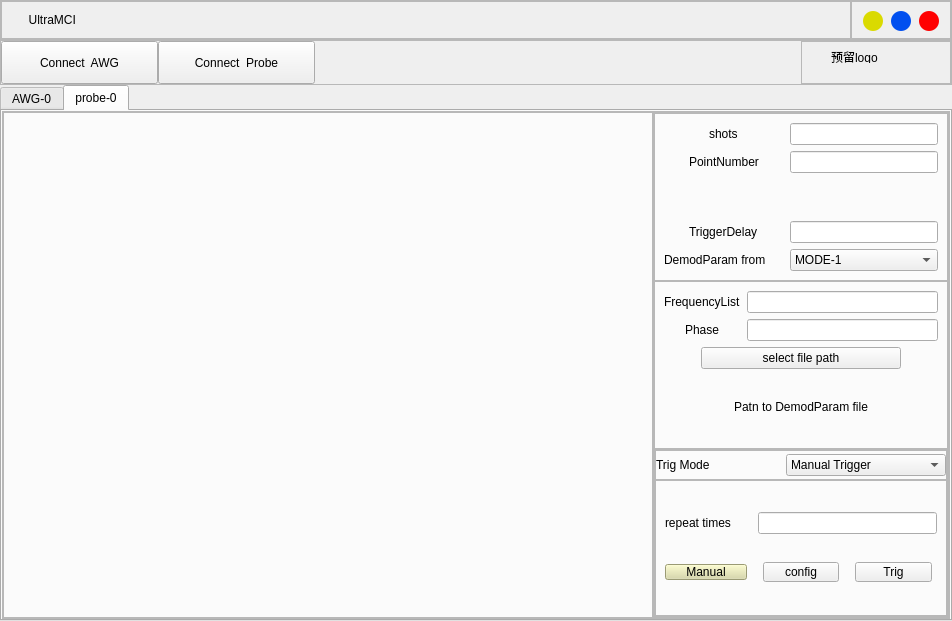
<?xml version="1.0" encoding="UTF-8"?>
<ui version="4.0">
 <class>Form</class>
 <widget class="QWidget" name="Form">
  <property name="geometry">
   <rect>
    <x>0</x>
    <y>0</y>
    <width>952</width>
    <height>621</height>
   </rect>
  </property>
  <property name="windowTitle">
   <string>Form</string>
  </property>
  <layout class="QVBoxLayout" name="verticalLayout">
   <property name="spacing">
    <number>0</number>
   </property>
   <property name="leftMargin">
    <number>0</number>
   </property>
   <property name="topMargin">
    <number>0</number>
   </property>
   <property name="rightMargin">
    <number>0</number>
   </property>
   <property name="bottomMargin">
    <number>0</number>
   </property>
   <item>
    <widget class="QFrame" name="frame">
     <property name="maximumSize">
      <size>
       <width>16777215</width>
       <height>40</height>
      </size>
     </property>
     <property name="styleSheet">
      <string notr="true"/>
     </property>
     <property name="frameShape">
      <enum>QFrame::StyledPanel</enum>
     </property>
     <property name="frameShadow">
      <enum>QFrame::Raised</enum>
     </property>
     <layout class="QHBoxLayout" name="horizontalLayout">
      <property name="spacing">
       <number>0</number>
      </property>
      <property name="leftMargin">
       <number>0</number>
      </property>
      <property name="topMargin">
       <number>0</number>
      </property>
      <property name="rightMargin">
       <number>0</number>
      </property>
      <property name="bottomMargin">
       <number>0</number>
      </property>
      <item>
       <widget class="QFrame" name="frame_5">
        <property name="frameShape">
         <enum>QFrame::StyledPanel</enum>
        </property>
        <property name="frameShadow">
         <enum>QFrame::Raised</enum>
        </property>
        <layout class="QVBoxLayout" name="verticalLayout_2">
         <property name="spacing">
          <number>0</number>
         </property>
         <property name="leftMargin">
          <number>0</number>
         </property>
         <property name="topMargin">
          <number>0</number>
         </property>
         <property name="rightMargin">
          <number>0</number>
         </property>
         <property name="bottomMargin">
          <number>0</number>
         </property>
         <item>
          <widget class="QLabel" name="label">
           <property name="styleSheet">
            <string notr="true">font: 25 14pt &quot;Bahnschrift Light&quot;;</string>
           </property>
           <property name="text">
            <string>        UltraMCI</string>
           </property>
          </widget>
         </item>
        </layout>
       </widget>
      </item>
      <item>
       <widget class="QFrame" name="frame_6">
        <property name="maximumSize">
         <size>
          <width>100</width>
          <height>16777215</height>
         </size>
        </property>
        <property name="frameShape">
         <enum>QFrame::StyledPanel</enum>
        </property>
        <property name="frameShadow">
         <enum>QFrame::Raised</enum>
        </property>
        <layout class="QHBoxLayout" name="horizontalLayout_2">
         <item>
          <widget class="QPushButton" name="btn_min">
           <property name="minimumSize">
            <size>
             <width>20</width>
             <height>20</height>
            </size>
           </property>
           <property name="maximumSize">
            <size>
             <width>20</width>
             <height>20</height>
            </size>
           </property>
           <property name="toolTip">
            <string>min</string>
           </property>
           <property name="styleSheet">
            <string notr="true">boder:none;
background-color: rgb(218, 218, 0);
border-radius:10px;</string>
           </property>
           <property name="text">
            <string/>
           </property>
          </widget>
         </item>
         <item>
          <widget class="QPushButton" name="btn_max">
           <property name="minimumSize">
            <size>
             <width>20</width>
             <height>20</height>
            </size>
           </property>
           <property name="maximumSize">
            <size>
             <width>20</width>
             <height>20</height>
            </size>
           </property>
           <property name="toolTip">
            <string>max</string>
           </property>
           <property name="styleSheet">
            <string notr="true">boder:none;
border-radius:10px;
background-color: rgb(0, 79, 239);</string>
           </property>
           <property name="text">
            <string/>
           </property>
          </widget>
         </item>
         <item>
          <widget class="QPushButton" name="btn_close">
           <property name="minimumSize">
            <size>
             <width>20</width>
             <height>20</height>
            </size>
           </property>
           <property name="maximumSize">
            <size>
             <width>20</width>
             <height>20</height>
            </size>
           </property>
           <property name="toolTip">
            <string>close</string>
           </property>
           <property name="styleSheet">
            <string notr="true">border:none;
border-radius:10px;
background-color: rgb(255, 0, 0);</string>
           </property>
           <property name="text">
            <string/>
           </property>
          </widget>
         </item>
        </layout>
       </widget>
      </item>
     </layout>
    </widget>
   </item>
   <item>
    <widget class="QFrame" name="frame_3">
     <property name="sizePolicy">
      <sizepolicy hsizetype="Expanding" vsizetype="Expanding">
       <horstretch>0</horstretch>
       <verstretch>0</verstretch>
      </sizepolicy>
     </property>
     <property name="minimumSize">
      <size>
       <width>0</width>
       <height>40</height>
      </size>
     </property>
     <property name="maximumSize">
      <size>
       <width>16777215</width>
       <height>45</height>
      </size>
     </property>
     <property name="styleSheet">
      <string notr="true"/>
     </property>
     <property name="frameShape">
      <enum>QFrame::StyledPanel</enum>
     </property>
     <property name="frameShadow">
      <enum>QFrame::Raised</enum>
     </property>
     <layout class="QHBoxLayout" name="horizontalLayout_6">
      <property name="spacing">
       <number>0</number>
      </property>
      <property name="leftMargin">
       <number>0</number>
      </property>
      <property name="topMargin">
       <number>0</number>
      </property>
      <property name="rightMargin">
       <number>0</number>
      </property>
      <property name="bottomMargin">
       <number>0</number>
      </property>
      <item>
       <widget class="QPushButton" name="Connect_AWG">
        <property name="sizePolicy">
         <sizepolicy hsizetype="Minimum" vsizetype="Expanding">
          <horstretch>0</horstretch>
          <verstretch>0</verstretch>
         </sizepolicy>
        </property>
        <property name="minimumSize">
         <size>
          <width>157</width>
          <height>0</height>
         </size>
        </property>
        <property name="styleSheet">
         <string notr="true">
font: 12pt &quot;Arial&quot;;</string>
        </property>
        <property name="text">
         <string>Connect  AWG</string>
        </property>
       </widget>
      </item>
      <item>
       <widget class="QPushButton" name="Connect_Probe_2">
        <property name="sizePolicy">
         <sizepolicy hsizetype="Minimum" vsizetype="Expanding">
          <horstretch>0</horstretch>
          <verstretch>0</verstretch>
         </sizepolicy>
        </property>
        <property name="minimumSize">
         <size>
          <width>157</width>
          <height>0</height>
         </size>
        </property>
        <property name="styleSheet">
         <string notr="true">
font: 12pt &quot;Arial&quot;;</string>
        </property>
        <property name="text">
         <string>Connect  Probe</string>
        </property>
       </widget>
      </item>
      <item>
       <spacer name="horizontalSpacer_2">
        <property name="orientation">
         <enum>Qt::Horizontal</enum>
        </property>
        <property name="sizeHint" stdset="0">
         <size>
          <width>40</width>
          <height>20</height>
         </size>
        </property>
       </spacer>
      </item>
      <item>
       <widget class="QFrame" name="frame_25">
        <property name="minimumSize">
         <size>
          <width>150</width>
          <height>0</height>
         </size>
        </property>
        <property name="frameShape">
         <enum>QFrame::StyledPanel</enum>
        </property>
        <property name="frameShadow">
         <enum>QFrame::Raised</enum>
        </property>
        <widget class="QLabel" name="label_15">
         <property name="geometry">
          <rect>
           <x>30</x>
           <y>10</y>
           <width>54</width>
           <height>12</height>
          </rect>
         </property>
         <property name="text">
          <string>预留logo</string>
         </property>
        </widget>
       </widget>
      </item>
     </layout>
    </widget>
   </item>
   <item>
    <widget class="QTabWidget" name="tab">
     <property name="styleSheet">
      <string notr="true">QTabBar::tab{width:150px;}
QTabBar::tab{height:35px;}
border-radius:10px;
font: 12pt &quot;Arial&quot;;</string>
     </property>
     <property name="currentIndex">
      <number>1</number>
     </property>
     <property name="iconSize">
      <size>
       <width>16</width>
       <height>16</height>
      </size>
     </property>
     <property name="elideMode">
      <enum>Qt::ElideLeft</enum>
     </property>
     <widget class="QWidget" name="tab_3">
      <attribute name="title">
       <string>AWG-0</string>
      </attribute>
      <layout class="QGridLayout" name="gridLayout_8">
       <property name="leftMargin">
        <number>0</number>
       </property>
       <property name="topMargin">
        <number>0</number>
       </property>
       <property name="rightMargin">
        <number>0</number>
       </property>
       <property name="bottomMargin">
        <number>0</number>
       </property>
       <property name="horizontalSpacing">
        <number>0</number>
       </property>
       <item row="0" column="0">
        <widget class="QFrame" name="frame_19">
         <property name="sizePolicy">
          <sizepolicy hsizetype="Expanding" vsizetype="Expanding">
           <horstretch>0</horstretch>
           <verstretch>0</verstretch>
          </sizepolicy>
         </property>
         <property name="minimumSize">
          <size>
           <width>946</width>
           <height>500</height>
          </size>
         </property>
         <property name="styleSheet">
          <string notr="true"/>
         </property>
         <property name="frameShape">
          <enum>QFrame::StyledPanel</enum>
         </property>
         <property name="frameShadow">
          <enum>QFrame::Raised</enum>
         </property>
         <layout class="QHBoxLayout" name="horizontalLayout_17">
          <property name="spacing">
           <number>0</number>
          </property>
          <property name="leftMargin">
           <number>0</number>
          </property>
          <property name="topMargin">
           <number>0</number>
          </property>
          <property name="rightMargin">
           <number>0</number>
          </property>
          <property name="bottomMargin">
           <number>0</number>
          </property>
          <item>
           <widget class="QFrame" name="frame_20">
            <property name="minimumSize">
             <size>
              <width>600</width>
              <height>0</height>
             </size>
            </property>
            <property name="frameShape">
             <enum>QFrame::StyledPanel</enum>
            </property>
            <property name="frameShadow">
             <enum>QFrame::Raised</enum>
            </property>
            <layout class="QHBoxLayout" name="horizontalLayout_18">
             <property name="spacing">
              <number>0</number>
             </property>
             <property name="leftMargin">
              <number>0</number>
             </property>
             <property name="topMargin">
              <number>0</number>
             </property>
             <property name="rightMargin">
              <number>0</number>
             </property>
             <property name="bottomMargin">
              <number>0</number>
             </property>
             <item>
              <widget class="QScrollArea" name="scrollArea_2">
               <property name="minimumSize">
                <size>
                 <width>650</width>
                 <height>0</height>
                </size>
               </property>
               <property name="widgetResizable">
                <bool>true</bool>
               </property>
               <widget class="QWidget" name="scrollAreaWidgetContents_2">
                <property name="geometry">
                 <rect>
                  <x>0</x>
                  <y>0</y>
                  <width>648</width>
                  <height>495</height>
                 </rect>
                </property>
               </widget>
              </widget>
             </item>
            </layout>
           </widget>
          </item>
          <item>
           <widget class="QFrame" name="frame_34">
            <property name="sizePolicy">
             <sizepolicy hsizetype="Expanding" vsizetype="Expanding">
              <horstretch>0</horstretch>
              <verstretch>0</verstretch>
             </sizepolicy>
            </property>
            <property name="minimumSize">
             <size>
              <width>232</width>
              <height>0</height>
             </size>
            </property>
            <property name="frameShape">
             <enum>QFrame::StyledPanel</enum>
            </property>
            <property name="frameShadow">
             <enum>QFrame::Raised</enum>
            </property>
            <layout class="QVBoxLayout" name="verticalLayout_7">
             <property name="spacing">
              <number>0</number>
             </property>
             <property name="leftMargin">
              <number>0</number>
             </property>
             <property name="topMargin">
              <number>0</number>
             </property>
             <property name="rightMargin">
              <number>0</number>
             </property>
             <property name="bottomMargin">
              <number>2</number>
             </property>
             <item>
              <widget class="QFrame" name="frame_35">
               <property name="minimumSize">
                <size>
                 <width>0</width>
                 <height>0</height>
                </size>
               </property>
               <property name="styleSheet">
                <string notr="true"/>
               </property>
               <property name="frameShape">
                <enum>QFrame::StyledPanel</enum>
               </property>
               <property name="frameShadow">
                <enum>QFrame::Raised</enum>
               </property>
               <layout class="QGridLayout" name="gridLayout_9">
                <property name="leftMargin">
                 <number>0</number>
                </property>
                <property name="topMargin">
                 <number>0</number>
                </property>
                <property name="rightMargin">
                 <number>0</number>
                </property>
                <property name="bottomMargin">
                 <number>0</number>
                </property>
                <property name="spacing">
                 <number>0</number>
                </property>
                <item row="0" column="0">
                 <widget class="QTextEdit" name="textEdit"/>
                </item>
               </layout>
              </widget>
             </item>
             <item>
              <widget class="QFrame" name="frame_36">
               <property name="sizePolicy">
                <sizepolicy hsizetype="Expanding" vsizetype="Minimum">
                 <horstretch>0</horstretch>
                 <verstretch>0</verstretch>
                </sizepolicy>
               </property>
               <property name="minimumSize">
                <size>
                 <width>200</width>
                 <height>129</height>
                </size>
               </property>
               <property name="maximumSize">
                <size>
                 <width>16777215</width>
                 <height>129</height>
                </size>
               </property>
               <property name="frameShape">
                <enum>QFrame::StyledPanel</enum>
               </property>
               <property name="frameShadow">
                <enum>QFrame::Raised</enum>
               </property>
               <layout class="QVBoxLayout" name="verticalLayout_8">
                <property name="spacing">
                 <number>0</number>
                </property>
                <property name="leftMargin">
                 <number>0</number>
                </property>
                <property name="topMargin">
                 <number>0</number>
                </property>
                <property name="rightMargin">
                 <number>0</number>
                </property>
                <property name="bottomMargin">
                 <number>0</number>
                </property>
                <item>
                 <widget class="QFrame" name="frame_37">
                  <property name="sizePolicy">
                   <sizepolicy hsizetype="Expanding" vsizetype="Preferred">
                    <horstretch>0</horstretch>
                    <verstretch>0</verstretch>
                   </sizepolicy>
                  </property>
                  <property name="minimumSize">
                   <size>
                    <width>0</width>
                    <height>30</height>
                   </size>
                  </property>
                  <property name="maximumSize">
                   <size>
                    <width>16777215</width>
                    <height>30</height>
                   </size>
                  </property>
                  <property name="frameShape">
                   <enum>QFrame::StyledPanel</enum>
                  </property>
                  <property name="frameShadow">
                   <enum>QFrame::Raised</enum>
                  </property>
                  <layout class="QHBoxLayout" name="horizontalLayout_27">
                   <property name="spacing">
                    <number>0</number>
                   </property>
                   <property name="leftMargin">
                    <number>0</number>
                   </property>
                   <property name="topMargin">
                    <number>0</number>
                   </property>
                   <property name="rightMargin">
                    <number>0</number>
                   </property>
                   <property name="bottomMargin">
                    <number>0</number>
                   </property>
                   <item alignment="Qt::AlignHCenter">
                    <widget class="QLabel" name="label_12">
                     <property name="text">
                      <string>Trig Mode</string>
                     </property>
                    </widget>
                   </item>
                   <item>
                    <widget class="QComboBox" name="comboBox_2">
                     <property name="minimumSize">
                      <size>
                       <width>160</width>
                       <height>0</height>
                      </size>
                     </property>
                     <item>
                      <property name="text">
                       <string>Manual Trigger</string>
                      </property>
                     </item>
                     <item>
                      <property name="text">
                       <string>Internl Trigger</string>
                      </property>
                     </item>
                     <item>
                      <property name="text">
                       <string>Externl Trigger</string>
                      </property>
                     </item>
                    </widget>
                   </item>
                  </layout>
                 </widget>
                </item>
                <item>
                 <widget class="QFrame" name="frame_38">
                  <property name="sizePolicy">
                   <sizepolicy hsizetype="Expanding" vsizetype="Preferred">
                    <horstretch>0</horstretch>
                    <verstretch>0</verstretch>
                   </sizepolicy>
                  </property>
                  <property name="minimumSize">
                   <size>
                    <width>100</width>
                    <height>0</height>
                   </size>
                  </property>
                  <property name="frameShape">
                   <enum>QFrame::StyledPanel</enum>
                  </property>
                  <property name="frameShadow">
                   <enum>QFrame::Raised</enum>
                  </property>
                  <layout class="QGridLayout" name="gridLayout_3">
                   <property name="leftMargin">
                    <number>0</number>
                   </property>
                   <property name="topMargin">
                    <number>0</number>
                   </property>
                   <property name="rightMargin">
                    <number>0</number>
                   </property>
                   <property name="bottomMargin">
                    <number>0</number>
                   </property>
                   <property name="horizontalSpacing">
                    <number>0</number>
                   </property>
                   <item row="0" column="0">
                    <widget class="QLabel" name="label_13">
                     <property name="minimumSize">
                      <size>
                       <width>76</width>
                       <height>0</height>
                      </size>
                     </property>
                     <property name="styleSheet">
                      <string notr="true">font: 9pt &quot;Arial&quot;;</string>
                     </property>
                     <property name="text">
                      <string>repeat times</string>
                     </property>
                    </widget>
                   </item>
                   <item row="1" column="1">
                    <widget class="QPushButton" name="config_2">
                     <property name="minimumSize">
                      <size>
                       <width>0</width>
                       <height>20</height>
                      </size>
                     </property>
                     <property name="styleSheet">
                      <string notr="true">margin-left:5px;
margin-right:5px;</string>
                     </property>
                     <property name="text">
                      <string>config</string>
                     </property>
                    </widget>
                   </item>
                   <item row="1" column="2">
                    <widget class="QPushButton" name="Trig_2">
                     <property name="minimumSize">
                      <size>
                       <width>0</width>
                       <height>20</height>
                      </size>
                     </property>
                     <property name="styleSheet">
                      <string notr="true">margin-left:5px;
margin-right:5px;</string>
                     </property>
                     <property name="text">
                      <string>Trig</string>
                     </property>
                    </widget>
                   </item>
                   <item row="1" column="0">
                    <widget class="QPushButton" name="Manual_2">
                     <property name="minimumSize">
                      <size>
                       <width>0</width>
                       <height>16</height>
                      </size>
                     </property>
                     <property name="styleSheet">
                      <string notr="true">background-color: rgb(216, 216, 162);
margin-right:5px;
margin-left:5px;</string>
                     </property>
                     <property name="text">
                      <string>Manual</string>
                     </property>
                    </widget>
                   </item>
                   <item row="0" column="1" colspan="2">
                    <widget class="QLineEdit" name="lineEdit_2"/>
                   </item>
                  </layout>
                 </widget>
                </item>
               </layout>
              </widget>
             </item>
            </layout>
           </widget>
          </item>
         </layout>
        </widget>
       </item>
      </layout>
     </widget>
     <widget class="QWidget" name="tab_2">
      <attribute name="title">
       <string>probe-0</string>
      </attribute>
      <layout class="QFormLayout" name="formLayout_2">
       <property name="horizontalSpacing">
        <number>0</number>
       </property>
       <property name="verticalSpacing">
        <number>0</number>
       </property>
       <property name="leftMargin">
        <number>0</number>
       </property>
       <property name="topMargin">
        <number>0</number>
       </property>
       <property name="rightMargin">
        <number>0</number>
       </property>
       <property name="bottomMargin">
        <number>0</number>
       </property>
       <item row="0" column="0" colspan="2">
        <widget class="QFrame" name="frame_39">
         <property name="sizePolicy">
          <sizepolicy hsizetype="Expanding" vsizetype="Expanding">
           <horstretch>0</horstretch>
           <verstretch>0</verstretch>
          </sizepolicy>
         </property>
         <property name="minimumSize">
          <size>
           <width>946</width>
           <height>500</height>
          </size>
         </property>
         <property name="frameShape">
          <enum>QFrame::StyledPanel</enum>
         </property>
         <property name="frameShadow">
          <enum>QFrame::Raised</enum>
         </property>
         <layout class="QHBoxLayout" name="horizontalLayout_28">
          <property name="spacing">
           <number>0</number>
          </property>
          <property name="leftMargin">
           <number>0</number>
          </property>
          <property name="topMargin">
           <number>0</number>
          </property>
          <property name="rightMargin">
           <number>0</number>
          </property>
          <property name="bottomMargin">
           <number>0</number>
          </property>
          <item>
           <widget class="QFrame" name="frame_40">
            <property name="minimumSize">
             <size>
              <width>650</width>
              <height>0</height>
             </size>
            </property>
            <property name="frameShape">
             <enum>QFrame::StyledPanel</enum>
            </property>
            <property name="frameShadow">
             <enum>QFrame::Raised</enum>
            </property>
            <layout class="QGridLayout" name="gridLayout_4">
             <item row="2" column="2">
              <widget class="QWidget" name="page10" native="true"/>
             </item>
             <item row="0" column="1">
              <widget class="QWidget" name="page1" native="true">
               <property name="minimumSize">
                <size>
                 <width>120</width>
                 <height>0</height>
                </size>
               </property>
              </widget>
             </item>
             <item row="0" column="2">
              <widget class="QWidget" name="page2" native="true">
               <property name="minimumSize">
                <size>
                 <width>120</width>
                 <height>0</height>
                </size>
               </property>
              </widget>
             </item>
             <item row="2" column="1">
              <widget class="QWidget" name="page9" native="true"/>
             </item>
             <item row="0" column="0">
              <widget class="QWidget" name="page0" native="true">
               <property name="minimumSize">
                <size>
                 <width>120</width>
                 <height>0</height>
                </size>
               </property>
              </widget>
             </item>
             <item row="1" column="0">
              <widget class="QWidget" name="page2_2" native="true"/>
             </item>
             <item row="1" column="1">
              <widget class="QWidget" name="page6" native="true"/>
             </item>
             <item row="1" column="3">
              <widget class="QWidget" name="page7" native="true"/>
             </item>
             <item row="2" column="3">
              <widget class="QWidget" name="page11" native="true"/>
             </item>
             <item row="2" column="0">
              <widget class="QWidget" name="page8" native="true"/>
             </item>
             <item row="1" column="2">
              <widget class="QWidget" name="page6_2" native="true"/>
             </item>
            </layout>
           </widget>
          </item>
          <item>
           <widget class="QFrame" name="frame_41">
            <property name="minimumSize">
             <size>
              <width>288</width>
              <height>0</height>
             </size>
            </property>
            <property name="frameShape">
             <enum>QFrame::StyledPanel</enum>
            </property>
            <property name="frameShadow">
             <enum>QFrame::Raised</enum>
            </property>
            <layout class="QVBoxLayout" name="verticalLayout_9">
             <property name="spacing">
              <number>0</number>
             </property>
             <property name="leftMargin">
              <number>0</number>
             </property>
             <property name="topMargin">
              <number>0</number>
             </property>
             <property name="rightMargin">
              <number>0</number>
             </property>
             <property name="bottomMargin">
              <number>0</number>
             </property>
             <item>
              <widget class="QFrame" name="frame_42">
               <property name="frameShape">
                <enum>QFrame::StyledPanel</enum>
               </property>
               <property name="frameShadow">
                <enum>QFrame::Raised</enum>
               </property>
               <layout class="QGridLayout" name="gridLayout_5">
                <item row="1" column="0" alignment="Qt::AlignHCenter">
                 <widget class="QLabel" name="label_4">
                  <property name="text">
                   <string>PointNumber</string>
                  </property>
                 </widget>
                </item>
                <item row="1" column="1">
                 <widget class="QLineEdit" name="PointNumber"/>
                </item>
                <item row="4" column="1">
                 <widget class="QComboBox" name="comboBox_3">
                  <item>
                   <property name="text">
                    <string>MODE-1</string>
                   </property>
                  </item>
                 </widget>
                </item>
                <item row="3" column="1">
                 <widget class="QLineEdit" name="teiggerdelay"/>
                </item>
                <item row="4" column="0">
                 <widget class="QLabel" name="label_5">
                  <property name="text">
                   <string>DemodParam from</string>
                  </property>
                 </widget>
                </item>
                <item row="0" column="0" alignment="Qt::AlignHCenter">
                 <widget class="QLabel" name="label_3">
                  <property name="text">
                   <string>shots</string>
                  </property>
                 </widget>
                </item>
                <item row="0" column="1">
                 <widget class="QLineEdit" name="shots"/>
                </item>
                <item row="3" column="0" alignment="Qt::AlignHCenter">
                 <widget class="QLabel" name="teigger">
                  <property name="text">
                   <string>TriggerDelay</string>
                  </property>
                 </widget>
                </item>
                <item row="2" column="0">
                 <widget class="QWidget" name="page3" native="true">
                  <property name="minimumSize">
                   <size>
                    <width>120</width>
                    <height>0</height>
                   </size>
                  </property>
                 </widget>
                </item>
               </layout>
              </widget>
             </item>
             <item>
              <widget class="QFrame" name="frame_43">
               <property name="frameShape">
                <enum>QFrame::StyledPanel</enum>
               </property>
               <property name="frameShadow">
                <enum>QFrame::Raised</enum>
               </property>
               <layout class="QGridLayout" name="gridLayout_6">
                <item row="1" column="0" alignment="Qt::AlignHCenter">
                 <widget class="QLabel" name="label_7">
                  <property name="text">
                   <string>Phase</string>
                  </property>
                 </widget>
                </item>
                <item row="0" column="0" alignment="Qt::AlignHCenter">
                 <widget class="QLabel" name="label_6">
                  <property name="text">
                   <string>FrequencyList</string>
                  </property>
                 </widget>
                </item>
                <item row="3" column="0" colspan="2" alignment="Qt::AlignHCenter">
                 <widget class="QLabel" name="label_8">
                  <property name="text">
                   <string>Patn to DemodParam file</string>
                  </property>
                 </widget>
                </item>
                <item row="0" column="1">
                 <widget class="QLineEdit" name="FrequencyList"/>
                </item>
                <item row="1" column="1">
                 <widget class="QLineEdit" name="Phase"/>
                </item>
                <item row="2" column="0" colspan="2" alignment="Qt::AlignHCenter">
                 <widget class="QPushButton" name="select_file_path">
                  <property name="minimumSize">
                   <size>
                    <width>200</width>
                    <height>0</height>
                   </size>
                  </property>
                  <property name="maximumSize">
                   <size>
                    <width>200</width>
                    <height>16777215</height>
                   </size>
                  </property>
                  <property name="text">
                   <string>select file path</string>
                  </property>
                 </widget>
                </item>
               </layout>
              </widget>
             </item>
             <item>
              <widget class="QFrame" name="frame_44">
               <property name="frameShape">
                <enum>QFrame::StyledPanel</enum>
               </property>
               <property name="frameShadow">
                <enum>QFrame::Raised</enum>
               </property>
               <layout class="QVBoxLayout" name="verticalLayout_10">
                <property name="spacing">
                 <number>0</number>
                </property>
                <property name="leftMargin">
                 <number>0</number>
                </property>
                <property name="topMargin">
                 <number>0</number>
                </property>
                <property name="rightMargin">
                 <number>0</number>
                </property>
                <property name="bottomMargin">
                 <number>0</number>
                </property>
                <item>
                 <widget class="QFrame" name="frame_45">
                  <property name="minimumSize">
                   <size>
                    <width>0</width>
                    <height>30</height>
                   </size>
                  </property>
                  <property name="maximumSize">
                   <size>
                    <width>16777215</width>
                    <height>30</height>
                   </size>
                  </property>
                  <property name="frameShape">
                   <enum>QFrame::StyledPanel</enum>
                  </property>
                  <property name="frameShadow">
                   <enum>QFrame::Raised</enum>
                  </property>
                  <layout class="QHBoxLayout" name="horizontalLayout_29">
                   <property name="leftMargin">
                    <number>0</number>
                   </property>
                   <property name="topMargin">
                    <number>0</number>
                   </property>
                   <property name="rightMargin">
                    <number>0</number>
                   </property>
                   <property name="bottomMargin">
                    <number>0</number>
                   </property>
                   <item>
                    <widget class="QLabel" name="label_9">
                     <property name="text">
                      <string>Trig Mode</string>
                     </property>
                    </widget>
                   </item>
                   <item>
                    <widget class="QComboBox" name="Trig_Mode">
                     <property name="minimumSize">
                      <size>
                       <width>160</width>
                       <height>0</height>
                      </size>
                     </property>
                     <item>
                      <property name="text">
                       <string>Manual Trigger</string>
                      </property>
                     </item>
                     <item>
                      <property name="text">
                       <string>Internl Trigger</string>
                      </property>
                     </item>
                     <item>
                      <property name="text">
                       <string>Externl Trigger</string>
                      </property>
                     </item>
                    </widget>
                   </item>
                  </layout>
                 </widget>
                </item>
                <item>
                 <widget class="QFrame" name="frame_46">
                  <property name="frameShape">
                   <enum>QFrame::StyledPanel</enum>
                  </property>
                  <property name="frameShadow">
                   <enum>QFrame::Raised</enum>
                  </property>
                  <layout class="QGridLayout" name="gridLayout">
                   <item row="0" column="0">
                    <widget class="QLabel" name="label_14">
                     <property name="minimumSize">
                      <size>
                       <width>76</width>
                       <height>0</height>
                      </size>
                     </property>
                     <property name="styleSheet">
                      <string notr="true">font: 9pt &quot;Arial&quot;;</string>
                     </property>
                     <property name="text">
                      <string>repeat times</string>
                     </property>
                    </widget>
                   </item>
                   <item row="0" column="1" colspan="2">
                    <widget class="QLineEdit" name="repeat_times"/>
                   </item>
                   <item row="1" column="0">
                    <widget class="QPushButton" name="manual">
                     <property name="minimumSize">
                      <size>
                       <width>0</width>
                       <height>16</height>
                      </size>
                     </property>
                     <property name="styleSheet">
                      <string notr="true">background-color: rgb(216, 216, 162);
margin-right:5px;</string>
                     </property>
                     <property name="text">
                      <string>Manual</string>
                     </property>
                    </widget>
                   </item>
                   <item row="1" column="1">
                    <widget class="QPushButton" name="config_3">
                     <property name="minimumSize">
                      <size>
                       <width>0</width>
                       <height>20</height>
                      </size>
                     </property>
                     <property name="styleSheet">
                      <string notr="true">margin-left:5px;
margin-right:5px;</string>
                     </property>
                     <property name="text">
                      <string>config</string>
                     </property>
                    </widget>
                   </item>
                   <item row="1" column="2">
                    <widget class="QPushButton" name="trig">
                     <property name="minimumSize">
                      <size>
                       <width>0</width>
                       <height>20</height>
                      </size>
                     </property>
                     <property name="styleSheet">
                      <string notr="true">margin-left:5px;
margin-right:5px;</string>
                     </property>
                     <property name="text">
                      <string>Trig</string>
                     </property>
                    </widget>
                   </item>
                  </layout>
                 </widget>
                </item>
               </layout>
              </widget>
             </item>
            </layout>
           </widget>
          </item>
         </layout>
        </widget>
       </item>
      </layout>
     </widget>
    </widget>
   </item>
  </layout>
 </widget>
 <resources/>
 <connections/>
</ui>
